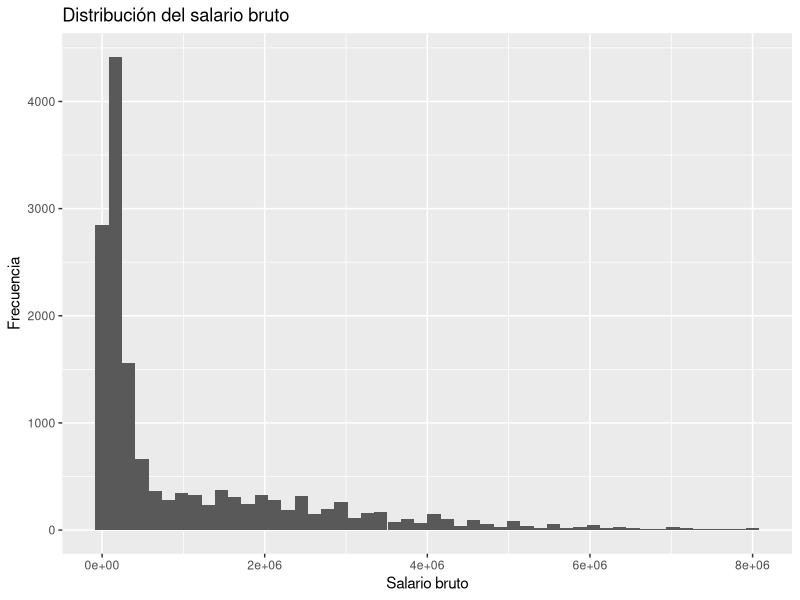
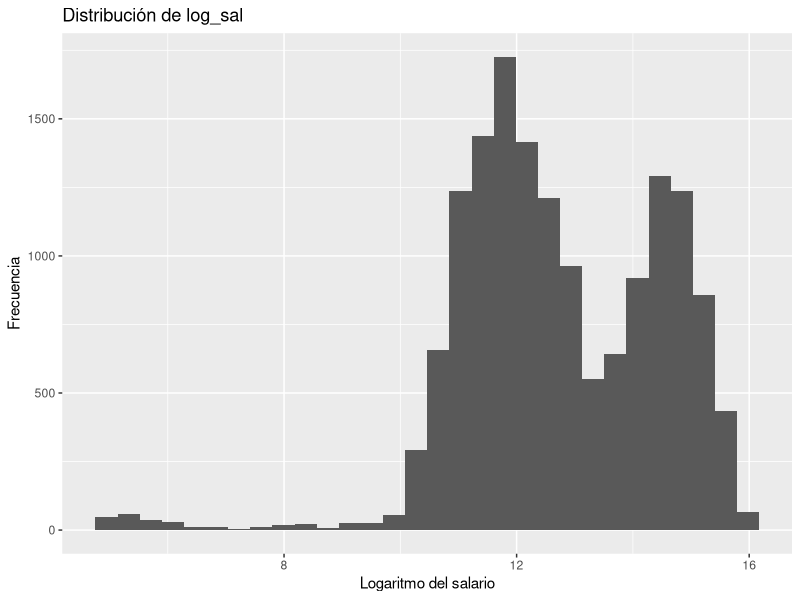
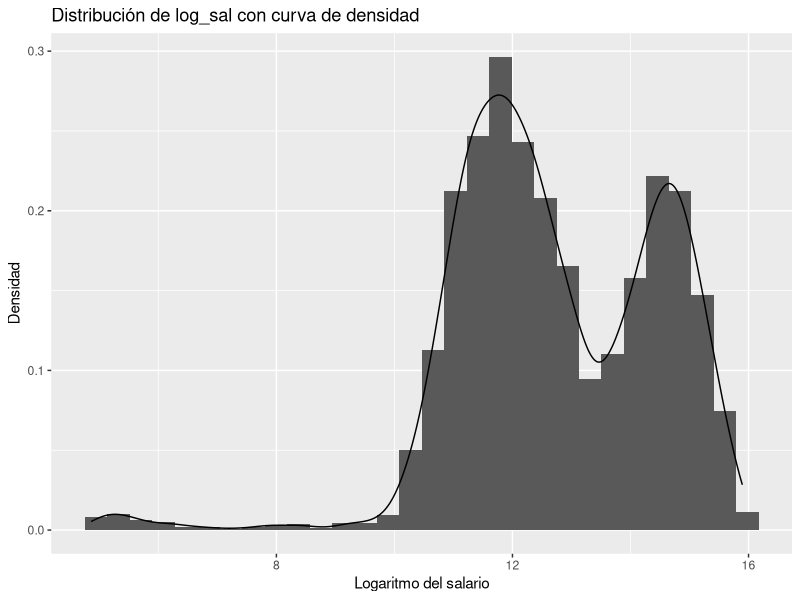
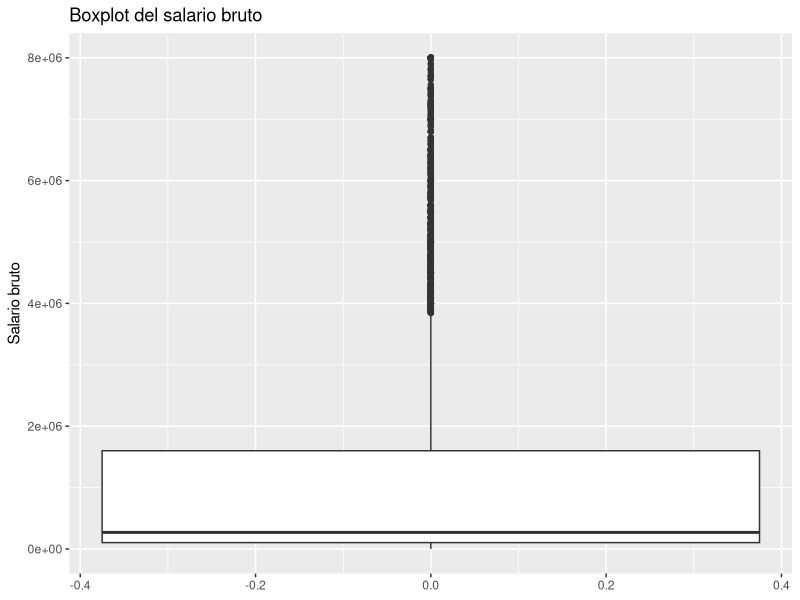
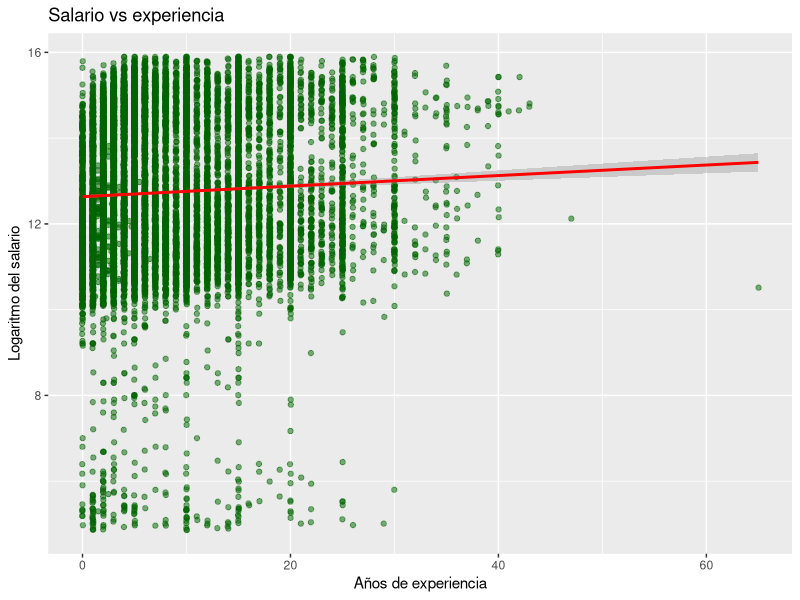
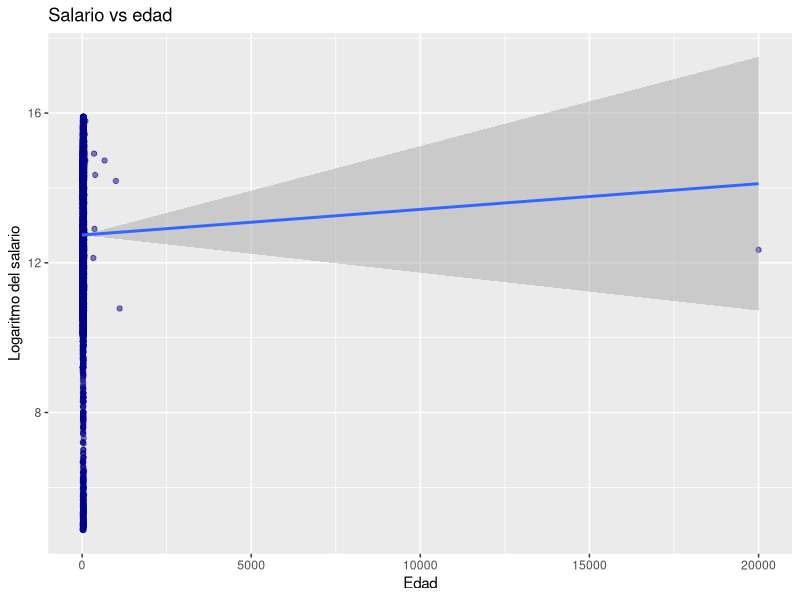
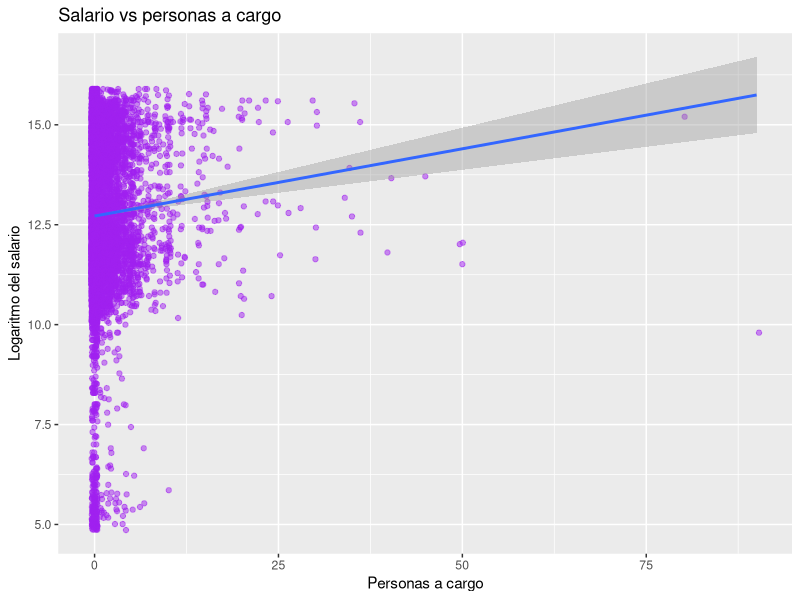
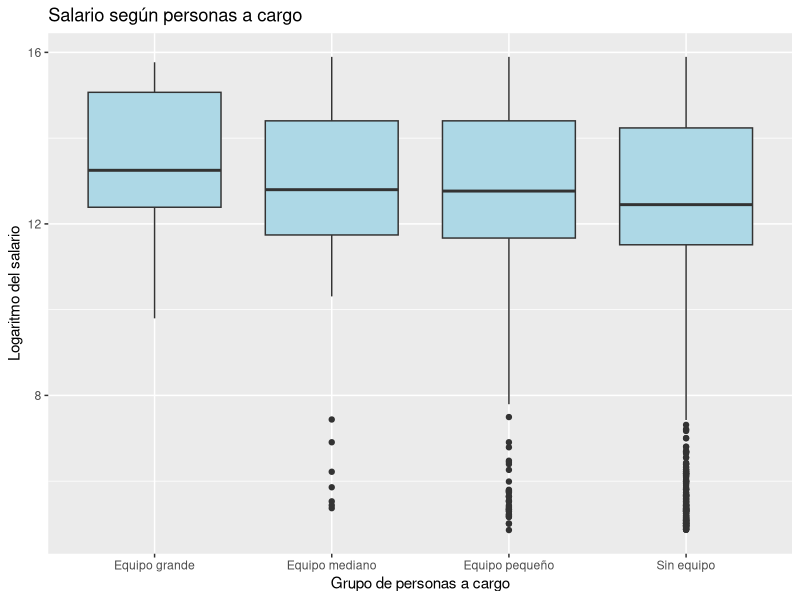

These figures' R source, in order:
# -----------------------------------------------------------------------------
# 03_EDA.R
# -----------------------------------------------------------------------------

library(tidyverse)

#INDICE

# 1. CARGA DEL DATASET 
# 2. ESTRUCTURA GENERAL 
# 3. CALIDAD DE DATOS 
# 4. DISTRIBUCIONES UNIVARIADAS 
# 5. DISTRIBUCIÓN DE LA VARIABLE OBJETIVO 
# 6. VARIABLES NUMÉRICAS 
# 7. VARIABLES CATEGÓRICAS 
# 8. VARIABLES POTENCIALMENTE CONFUNDIDORAS 
# 9. REGIÓN Y ROLES 
# 10. CONCLUSIONES DEL EDA

# -----------------------------------------------------------------------------
# 1. CARGA DEL DATASET LIMPIO
# -----------------------------------------------------------------------------

df <- read_csv(
  "data/processed/df_sysarmy.csv",
  show_col_types = FALSE
)

# -----------------------------------------------------------------------------
# 2. ESTRUCTURA GENERAL
# -----------------------------------------------------------------------------

glimpse(df)

dim(df)

colnames(df)




# -----------------------------------------------------------------------------
# 3. CALIDAD DE DATOS 
# -----------------------------------------------------------------------------


colSums(is.na(df))
sort(colSums(is.na(df)), decreasing = TRUE)



# -----------------------------------------------------------------------------
# 4. DISTRIBUCIONES UNIVARIADAS
# -----------------------------------------------------------------------------

# Variables categóricas

df %>%
  count(grupo_rol)

df %>%
  count(seniority)

df %>%
  count(genero_simple)

df %>%
  count(modalidad)

df %>%
  count(gente_a_cargo_grupo)


# Variables numericas


summary(df$sal_bruto)

summary(df$log_sal)

summary(df$experiencia)

summary(df$edad)

summary(df$gente_a_cargo)



# -----------------------------------------------------------------------------
# 5. DISTRIBUCION DE LA VARIABLE OBJETIVO
# -----------------------------------------------------------------------------

ggplot(df, aes(x = sal_bruto)) +
  geom_histogram(bins = 50) +
  labs(
    title = "Distribución del salario bruto",
    x = "Salario bruto",
    y = "Frecuencia"
  )

ggplot(df, aes(x = log_sal)) +
  geom_histogram(bins = 30) +
  labs(
    title = "Distribución de log_sal",
    x = "Logaritmo del salario",
    y = "Frecuencia"
  )

ggplot(df, aes(x = log_sal)) +
  geom_histogram(
    aes(y = after_stat(density)),
    bins = 30
  ) +
  geom_density() +
  labs(
    title = "Distribución de log_sal con curva de densidad",
    x = "Logaritmo del salario",
    y = "Densidad"
  )

ggplot(df, aes(y = sal_bruto)) +
  geom_boxplot() +
  labs(
    title = "Boxplot del salario bruto",
    y = "Salario bruto"
  )


# La distribución de sal_bruto es muy asimétrica. Luego de aplicar logaritmo 
# (log_sal) se aproxima mucho más a una distribución normal.


# -----------------------------------------------------------------------------
# 6. VARIABLES NUMERICAS
# -----------------------------------------------------------------------------

# Experiencia vs salario

ggplot(df, aes(x = experiencia, y = log_sal)) +
  geom_jitter(alpha = 0.5, color = "darkgreen") +
  geom_smooth(method = "lm", color = "red") +
  labs(
    title = "Salario vs experiencia",
    x = "Años de experiencia",
    y = "Logaritmo del salario"
  )


# Edad vs salario

ggplot(df, aes(x = edad, y = log_sal)) +
  geom_jitter(alpha = 0.5, color = "darkblue") +
  geom_smooth(method = "lm") +
  labs(
    title = "Salario vs edad",
    x = "Edad",
    y = "Logaritmo del salario"
  )


# Personas a cargo vs salario

ggplot(df, aes(x = gente_a_cargo, y = log_sal)) +
  geom_jitter(alpha = 0.5, color = "purple") +
  geom_smooth(method = "lm") +
  labs(
    title = "Salario vs personas a cargo",
    x = "Personas a cargo",
    y = "Logaritmo del salario"
  )



ggplot(df, aes(x = gente_a_cargo_grupo, y = log_sal)) +
  geom_boxplot(fill = "lightblue") +
  labs(
    title = "Salario según personas a cargo",
    x = "Grupo de personas a cargo",
    y = "Logaritmo del salario"
  )


# Observaciones:
#
# - La experiencia muestra una relación positiva con el salario.
# - La edad también presenta una tendencia positiva.
# - Las personas con equipos a cargo parecen percibir salarios mayores.
# - Existe una dispersión considerable, por lo que estas variables
#   no explican por sí solas las diferencias salariales observadas.
#
# Esto sugiere que será necesario incorporar variables categóricas
# como seniority, modalidad, grupo de rol y sueldo dolarizado.


# -----------------------------------------------------------------------------
# 7. VARIABLES CATEGORICAS
# -----------------------------------------------------------------------------


# SENIORITY


ggplot(df, aes(x = seniority, y = log_sal, fill = seniority)) +
  geom_boxplot() +
  theme(legend.position = "none")+
  labs(
    title = "Salario según seniority",
    x = "Seniority",
    y = "Logaritmo del salario"
  )


# El salario aumenta claramente a medida que aumenta el seniority.
# Se observa una separacion marcada entre Junior, Semi-Senior y Senior.


# MODALIDAD

ggplot(df, aes(x = modalidad, y = log_sal)) +
  geom_boxplot(fill = "lightgreen") +
  labs(
    title = "Salario según modalidad de trabajo",
    x = "Modalidad",
    y = "Logaritmo del salario"
  )

# Obervaciones entre diferencias entre trabajo remot?
# No encuentro algo claro para marcar. Pareciera que presencial disminuye vs Remoto e hibrido.


# SUELDO SEGUN DOLARIZACION


ggplot(df,
       aes(
         x = sueldo_dolarizado,
         y = log_sal,
         fill = sueldo_dolarizado
       )) +
  geom_boxplot() +
  labs(
    title = "Salario según dolarización",
    x = "Sueldo dolarizado",
    y = "Logaritmo del salario"
  ) +
  theme(legend.position = "none")

# SUELDO DOLARIZADO: Experiencia vs Salario segun dolarizacion

ggplot(df,
       aes(
         x = experiencia,
         y = log_sal,
         color = sueldo_dolarizado
       )) +
  geom_point(alpha = 0.4) +
  geom_smooth(method = "lm") +
  labs(
    title = "Experiencia vs salario según dolarización",
    x = "Experiencia",
    y = "Logaritmo del salario"
  )



#  Observacionn: qioenes cobran en dolares parecieran tener un mejor sueldo.

# PERSONAS A CARGO

ggplot(df,
       aes(
         x = gente_a_cargo_grupo,
         y = log_sal,
         fill = gente_a_cargo_grupo
       )) +
  geom_boxplot() +
  labs(
    title = "Salario según personas a cargo",
    x = "Grupo",
    y = "Logaritmo del salario"
  ) +
  theme(legend.position = "none")

# OBSERVACIONES: 



# TAMANO DE LA EMPRESA


ggplot(df,
       aes(
         x = tam_empresa,
         y = log_sal
       )) +
  geom_boxplot() +
  labs(
    title = "Salario según tamaño de empresa",
    x = "Tamaño de empresa",
    y = "Logaritmo del salario"
  ) +
  theme(
    axis.text.x = element_text(
      angle = 45,
      hjust = 1
    )
  )

# OBSERVACIONES: 


# TABLAS RESUMEN

# mediana por seniority

df %>%
  group_by(seniority) %>%
  summarise(
    mediana_salario = median(sal_bruto, na.rm = TRUE),
    cantidad = n()
  )


# mediana por modalidad

df %>%
  group_by(modalidad) %>%
  summarise(
    mediana_salario = median(sal_bruto, na.rm = TRUE),
    cantidad = n()
  )


# mediana por sueldo dolarizado

df %>%
  group_by(sueldo_dolarizado) %>%
  summarise(
    mediana_salario = median(sal_bruto, na.rm = TRUE),
    cantidad = n()
  )

# -----------------------------------------------------------------------------
# 8. VARIABLES POTENCIALMENTE CONFUNDIDORAS
# -----------------------------------------------------------------------------


# SUELDOS EN RELACION AL GENERO

ggplot(df, aes(x = genero_simple, y = log_sal)) +
  geom_boxplot()


# GENERO SIN CONTROLAR SENIORITY

ggplot(
  df,
  aes(
    x = genero_simple,
    y = log_sal,
    fill = genero_simple
  )
) +
  geom_boxplot() +
  theme(
    legend.position = "none"
  )

# Posible variable confundidora seniority
# GENERO Vs SALARIO POR SENIORITY

ggplot(
  df,
  aes(
    x = genero_simple,
    y = log_sal,
    fill = seniority
  )
) +
  geom_boxplot()


# DISTRIBUCION SALARIAL POR GENERO Y SENIORITY

ggplot(
  df,
  aes(
    x = genero_simple,
    y = log_sal,
    fill = seniority
  )
) +
  geom_violin()


# DISTRIBUCION DE SENIORITY POR GENERO


ggplot(
  df,
  aes(
    x = genero_simple,
    fill = seniority
  )
) +
  geom_bar(
    position = "dodge"
  )

# PROPORCION

ggplot(
  df,
  aes(
    x = genero_simple,
    fill = seniority
  )
) +
  geom_bar(
    position = "fill"
  )

# Tabla de apoyo para examinar cantidades y proporciones


df %>%
  count(
    genero_simple,
    seniority
  ) %>%
  group_by(genero_simple) %>%
  mutate(
    porcentaje = n / sum(n)
  )


# OBSERVACIONES: 




# -----------------------------------------------------------------------------
# 9. REGION Y ROLES
# -----------------------------------------------------------------------------

# Boxplot: Salario segun region

ggplot(
  df,
  aes(
    x = region,
    y = log_sal,
    fill = region
  )
) +
  geom_boxplot() +
  labs(
    title = "Salario según región",
    x = "Región",
    y = "Logaritmo del salario"
  ) +
  theme(
    legend.position = "none"
  )


# Violin: Salario segun region

ggplot(
  df,
  aes(
    x = region,
    y = log_sal,
    fill = region
  )
) +
  geom_violin() +
  labs(
    title = "Distribución salarial según región",
    x = "Región",
    y = "Logaritmo del salario"
  ) +
  theme(
    legend.position = "none"
  )

# Tabla de apoyo para examinar datos usados

df %>%
  group_by(region) %>%
  summarise(
    mediana_salario = median(sal_bruto, na.rm = TRUE),
    cantidad = n()
  )

# POR ROLES

# Tabla de apoyo para ver cuales son los roles con mas frecuencia.

df %>%
  count(trabajo_de, sort = TRUE)

# TOP 15 ROLES

top_roles <- df %>%
  count(trabajo_de, sort = TRUE) %>%
  slice_head(n = 15) %>%
  pull(trabajo_de)


df %>%
  filter(trabajo_de %in% top_roles) %>%
  ggplot(
    aes(
      x = reorder(trabajo_de, log_sal, median),
      y = log_sal,
      fill = trabajo_de
    )
  ) +
  geom_boxplot() +
  coord_flip() +
  labs(
    title = "Salario por ocupación",
    x = "Rol",
    y = "Logaritmo del salario"
  ) +
  theme(
    legend.position = "none"
  )


# Boxplot: Salario segun grupo de rol (sector)


ggplot(
  df,
  aes(
    x = grupo_rol,
    y = log_sal,
    fill = grupo_rol
  )
) +
  geom_boxplot() +
  labs(
    title = "Salario según grupo de rol",
    x = "Grupo de rol",
    y = "Logaritmo del salario"
  ) +
  theme(
    legend.position = "none"
  )


# Violin: Salario segun grupo de rol (sector)


ggplot(
  df,
  aes(
    x = grupo_rol,
    y = log_sal,
    fill = grupo_rol
  )
) +
  geom_violin() +
  labs(
    title = "Distribución salarial según grupo de rol",
    x = "Grupo de rol",
    y = "Logaritmo del salario"
  ) +
  theme(
    legend.position = "none"
  )


# Tabla de apoyo

df %>%
  group_by(grupo_rol) %>%
  summarise(
    mediana_salario = median(sal_bruto, na.rm = TRUE),
    cantidad = n()
  ) %>%
  arrange(desc(mediana_salario))



# OBSERVACIONES: 



# -----------------------------------------------------------------------------
# 10. CONCLUSIONES DEL EDA
# -----------------------------------------------------------------------------


# Principales hallazgos:
